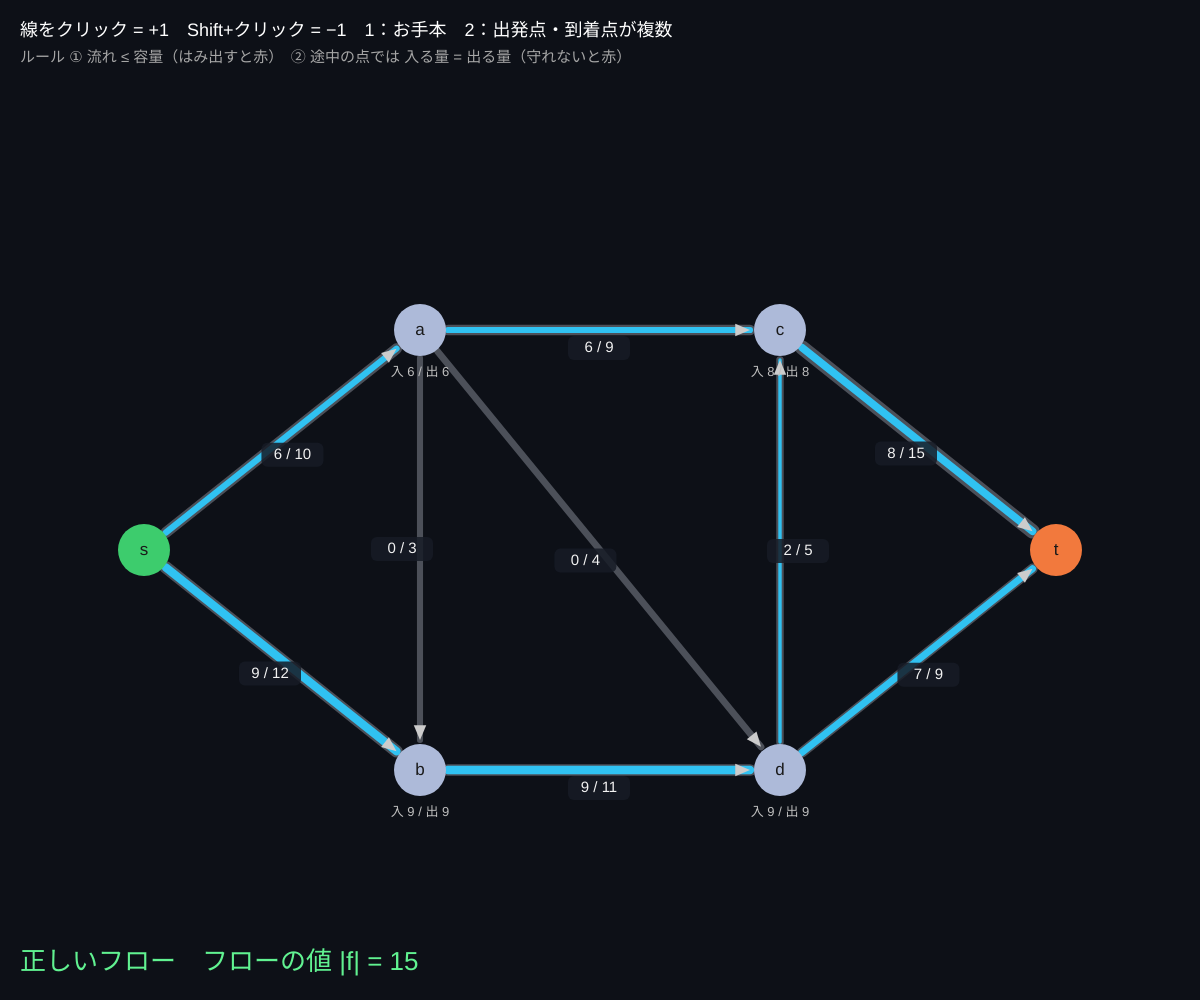
Frame 1 (no input)
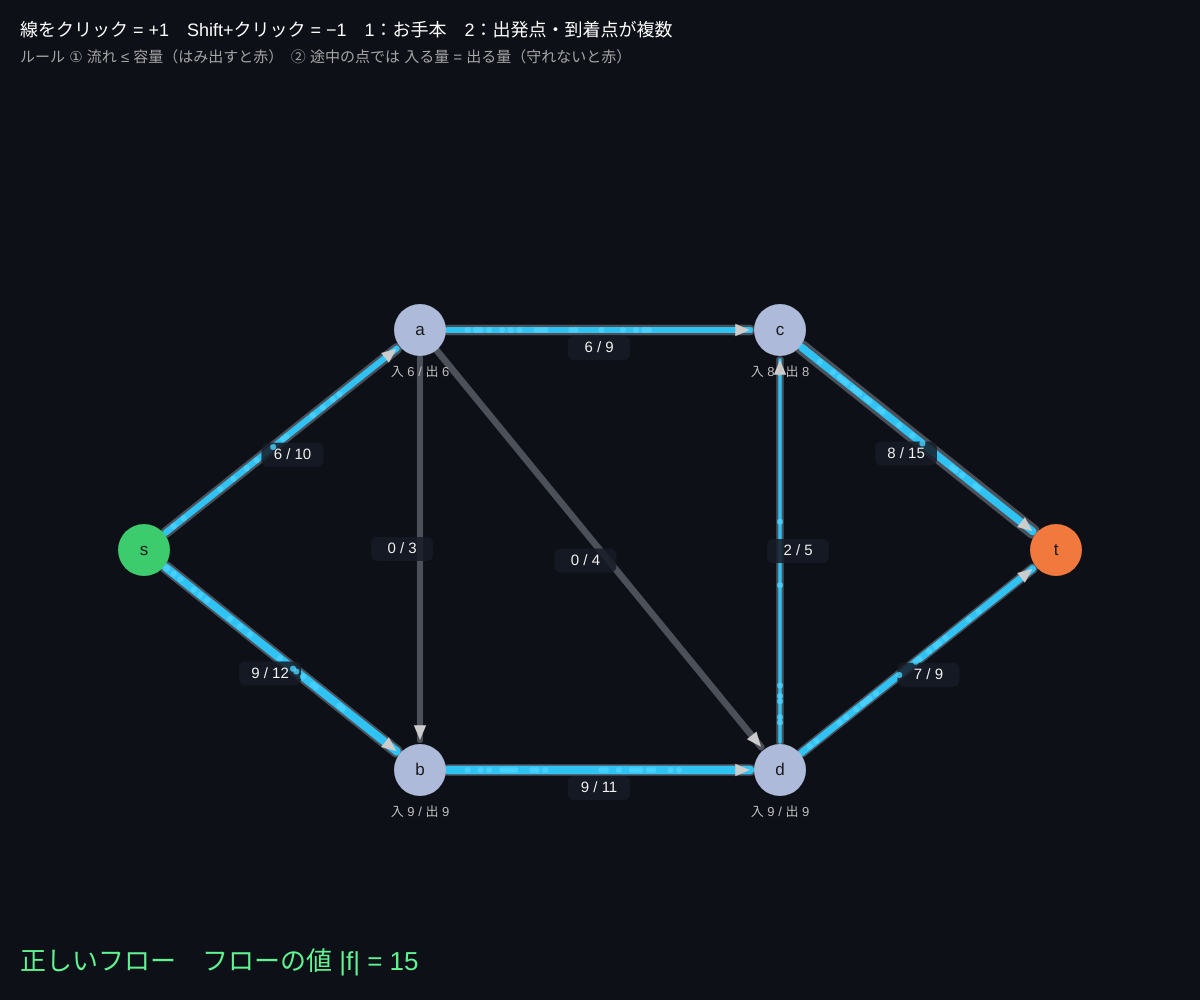
Frame 60 (no input)
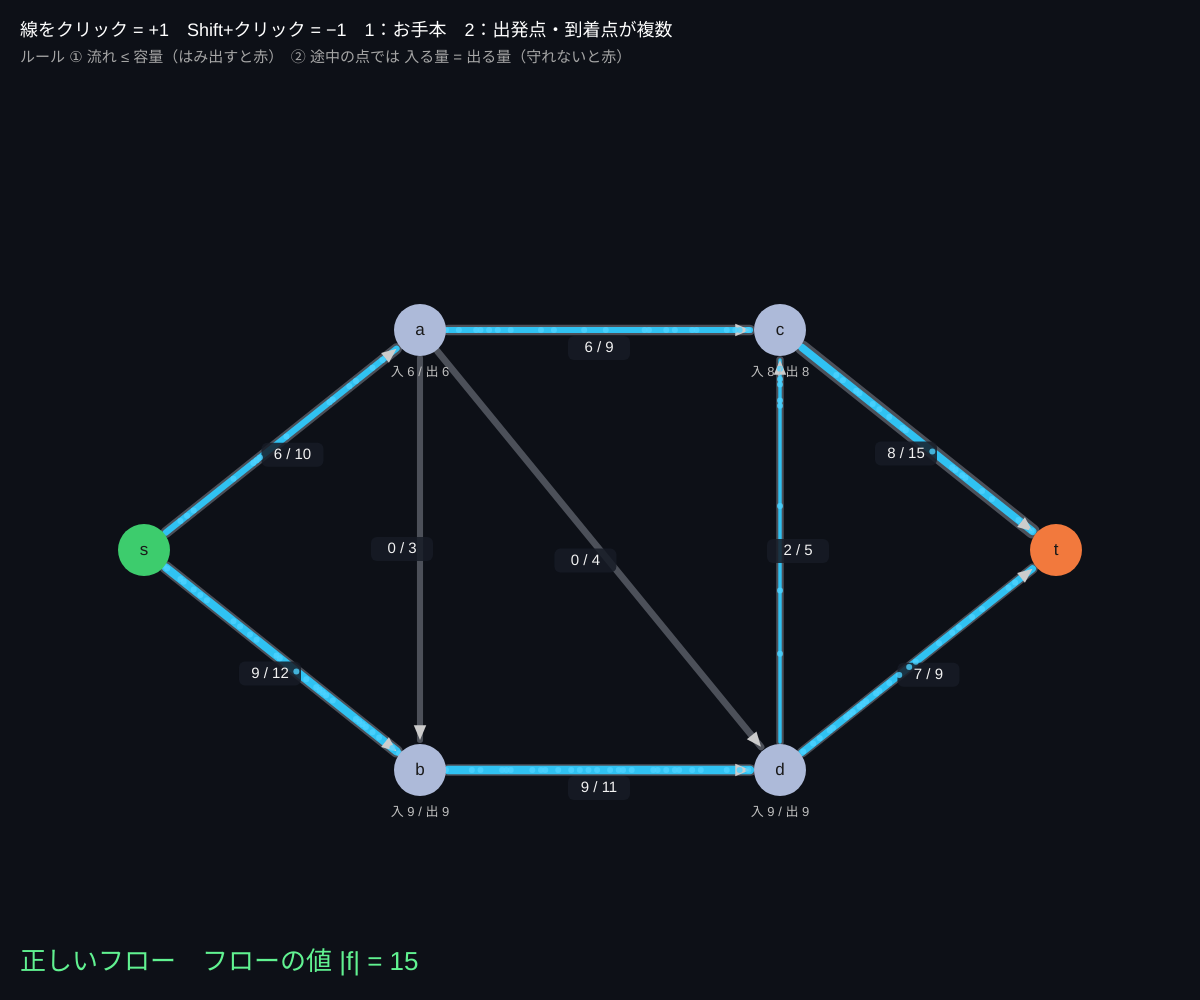
Frame 120 (the mouse pressed at the canvas centre since frame 60)

The p5.js sketch that drew these frames (run headless with seeded random() and noise() and a simulated clock; from frame 60 on, the mouse is pressed at the canvas centre):

// p5.js sketch
// ── sketch.js
// ============================================
// 00 フローネットワーク
// 線 = パイプ。数字は「流れている量 / 容量」。水は s（出発）から t（到着）へ流れる
// 2 つのルールを守れば「フロー」：①容量を超えない ②途中の点では 入る量 = 出る量（フロー保存則）
// 線をクリック = 流れを +1 / Shift + クリック = −1 / 1：お手本 / 2：出発点と到着点が複数 / S：超出発点・超到着点
// ============================================

let nodes = [], edges = [];
let particles = [];
let superMode = false;
let presetNo = 1;

function setup() {
  createCanvas(windowWidth, windowHeight);
  colorMode(HSB, 360, 100, 100, 100);
  preset(1);
}

function P(fx, fy) { return { x: width * fx, y: height * fy }; }

function preset(k) {
  presetNo = k; superMode = false;
  if (k === 1) {
    // お手本のネットワーク（値 15 のフローが流れている）
    nodes = [
      { name: 's', ...P(0.12, 0.55), kind: 'source' },
      { name: 'a', ...P(0.35, 0.33) }, { name: 'b', ...P(0.35, 0.77) },
      { name: 'c', ...P(0.65, 0.33) }, { name: 'd', ...P(0.65, 0.77) },
      { name: 't', ...P(0.88, 0.55), kind: 'sink' },
    ];
    edges = [[0, 1, 10, 6], [0, 2, 12, 9], [1, 2, 3, 0], [1, 3, 9, 6], [1, 4, 4, 0], [2, 4, 11, 9], [4, 3, 5, 2], [3, 5, 15, 8], [4, 5, 9, 7]]
      .map(([u, v, c, f]) => ({ u, v, c, f }));
  } else {
    // 工場が 3 つ（出発点）、倉庫が 2 つ（到着点）
    nodes = [
      { name: 's1', ...P(0.14, 0.3), kind: 'source' }, { name: 's2', ...P(0.14, 0.55), kind: 'source' }, { name: 's3', ...P(0.14, 0.8), kind: 'source' },
      { name: 'a', ...P(0.4, 0.38) }, { name: 'b', ...P(0.4, 0.72) }, { name: 'c', ...P(0.62, 0.55) },
      { name: 't1', ...P(0.84, 0.4), kind: 'sink' }, { name: 't2', ...P(0.84, 0.72), kind: 'sink' },
    ];
    edges = [[0, 3, 6, 0], [1, 3, 4, 0], [1, 4, 5, 0], [2, 4, 7, 0], [3, 5, 6, 0], [4, 5, 5, 0], [3, 6, 4, 0], [5, 6, 5, 0], [5, 7, 6, 0], [4, 7, 4, 0]]
      .map(([u, v, c, f]) => ({ u, v, c, f }));
  }
  particles = [];
}

// S キー：出発点を 1 つにまとめる「超出発点」、到着点をまとめる「超到着点」を足す（容量 ∞）
function toggleSuper() {
  if (presetNo !== 2) return;
  superMode = !superMode;
  if (superMode) {
    nodes.push({ name: 's', ...P(0.04, 0.55), kind: 'super' }, { name: 't', ...P(0.96, 0.56), kind: 'super' });
    let S = nodes.length - 2, T = nodes.length - 1;
    for (let i = 0; i < S; i++) {
      if (nodes[i].kind === 'source') edges.push({ u: S, v: i, c: Infinity, f: 0, sup: true });
      if (nodes[i].kind === 'sink') edges.push({ u: i, v: T, c: Infinity, f: 0, sup: true });
    }
  } else {
    nodes = nodes.filter((n) => n.kind !== 'super');
    edges = edges.filter((e) => !e.sup);
  }
  balanceSuper();
}

// 超出発点・超到着点の線の流れは、つながる点の差し引きで自動的に決まる
function balanceSuper() {
  for (let e of edges) {
    if (!e.sup) continue;
    let i = nodes[e.v].kind === 'source' ? e.v : e.u;
    let out = 0, inn = 0;
    for (let d of edges) if (!d.sup) { if (d.u === i) out += d.f; if (d.v === i) inn += d.f; }
    e.f = max(0, nodes[i].kind === 'source' ? out - inn : inn - out);
  }
}

function balance(i) {
  let inn = 0, out = 0;
  for (let e of edges) {
    if (e.sup) continue; // 超出発点・超到着点の線は数えない（数えると出発点の差し引きが 0 になる）
    if (e.v === i) inn += e.f;
    if (e.u === i) out += e.f;
  }
  return { inn, out };
}

function flowValue() {
  let v = 0;
  for (let i = 0; i < nodes.length; i++) {
    if (nodes[i].kind !== 'source') continue;
    let b = balance(i); v += b.out - b.inn;
  }
  return v;
}

function draw() {
  background(222, 45, 9);
  // パイプ
  for (let e of edges) drawPipe(e);
  // 水の粒：流れの量に比例して生まれる
  for (let e of edges) if (e.f > 0 && random() < min(0.9, e.f * 0.04)) particles.push({ e, t: 0 });
  noStroke();
  for (let p of particles) {
    p.t += 0.012;
    let a = nodes[p.e.u], b = nodes[p.e.v];
    let x = lerp(a.x, b.x, p.t), y = lerp(a.y, b.y, p.t);
    fill(195, 70, 100, 80);
    circle(x, y, 6);
  }
  particles = particles.filter((p) => p.t < 1 && edges.includes(p.e));
  // 点
  let ok = true;
  for (let i = 0; i < nodes.length; i++) {
    let n = nodes[i], b = balance(i);
    let inner = !n.kind;
    let bad = inner && b.inn !== b.out;
    if (bad) ok = false;
    noStroke();
    fill(n.kind === 'source' || (n.kind === 'super' && n.name === 's') ? color(140, 70, 80) : n.kind === 'sink' || n.kind === 'super' ? color(20, 75, 95) : bad ? color(0, 80, 90) : color(222, 20, 85));
    circle(n.x, n.y, 52);
    fill(0, 0, 10);
    textAlign(CENTER, CENTER); textSize(17);
    text(n.name, n.x, n.y);
    if (inner) {
      textSize(13); fill(bad ? color(0, 70, 100) : color(0, 0, 75));
      text('入 ' + b.inn + ' / 出 ' + b.out, n.x, n.y + 42);
    }
  }
  for (let e of edges) if (e.f > e.c) ok = false;
  textAlign(LEFT, BASELINE);
  fill(0, 0, 100); textSize(18);
  text('線をクリック = +1　Shift+クリック = −1　1：お手本　2：出発点・到着点が複数' + (presetNo === 2 ? '　S：超出発点 s・超到着点 t ' + (superMode ? 'を外す' : 'を足す') : ''), 20, 36);
  textSize(15); fill(0, 0, 65);
  text('ルール ① 流れ ≤ 容量（はみ出すと赤）　② 途中の点では 入る量 = 出る量（守れないと赤）', 20, 62);
  textSize(26);
  fill(ok ? color(140, 60, 95) : color(0, 70, 100));
  text((ok ? '正しいフロー　' : 'ルール違反あり　') + 'フローの値 |f| = ' + flowValue(), 20, height - 30);
}

function drawPipe(e) {
  let a = nodes[e.u], b = nodes[e.v];
  let ang = atan2(b.y - a.y, b.x - a.x);
  let x1 = a.x + cos(ang) * 28, y1 = a.y + sin(ang) * 28, x2 = b.x - cos(ang) * 30, y2 = b.y - sin(ang) * 30;
  let full = e.c === Infinity ? 0.3 : e.f / max(1, e.c);
  // 外側 = 容量、内側 = 流れ
  stroke(222, 15, 35); strokeWeight(e.c === Infinity ? 6 : 4 + e.c * 0.7);
  line(x1, y1, x2, y2);
  if (e.f > 0) { stroke(e.f > e.c ? color(0, 80, 100) : color(195, 80, 95)); strokeWeight(2 + e.f * 0.7); line(x1, y1, x2, y2); }
  noStroke(); fill(e.f > e.c ? color(0, 80, 100) : full >= 1 ? color(45, 90, 100) : color(0, 0, 80));
  triangle(x2, y2, x2 - cos(ang - 0.4) * 16, y2 - sin(ang - 0.4) * 16, x2 - cos(ang + 0.4) * 16, y2 - sin(ang + 0.4) * 16);
  let mx = (x1 + x2) / 2 - sin(ang) * 18, my = (y1 + y2) / 2 + cos(ang) * 18;
  fill(222, 40, 15, 85); rectMode(CENTER); rect(mx, my, 62, 24, 6); rectMode(CORNER);
  fill(e.f > e.c ? color(0, 70, 100) : full >= 1 ? color(45, 90, 100) : color(0, 0, 95));
  textAlign(CENTER, CENTER); textSize(15);
  text(e.f + ' / ' + (e.c === Infinity ? '∞' : e.c), mx, my);
}

function segDist(px, py, a, b) {
  let dx = b.x - a.x, dy = b.y - a.y;
  let t = constrain(((px - a.x) * dx + (py - a.y) * dy) / (dx * dx + dy * dy), 0, 1);
  return dist(px, py, a.x + t * dx, a.y + t * dy);
}

function mousePressed() {
  let best = null, bd = 16;
  for (let e of edges) {
    if (e.sup) continue;
    let d = segDist(mouseX, mouseY, nodes[e.u], nodes[e.v]);
    if (d < bd) { bd = d; best = e; }
  }
  if (best) {
    best.f = max(0, best.f + (keyIsDown(SHIFT) ? -1 : 1));
    balanceSuper();
  }
}

function keyPressed() {
  if (key === '1' || key === '2') preset(int(key));
  if (key === 's' || key === 'S') toggleSuper();
  if (key === 'r' || key === 'R') preset(presetNo);
}

// ---------- やってみよう ----------
// 1. お手本で、フローの値を 15 から 21 まで増やせるか？（21 が最大）
// 2. 2 で S を押す。出発点が何個あっても「s から t への 1 つの問題」にできる
// 3. ルール ② を守ったまま、どこか 1 本だけ流れを増やすことはできる？（できない理由を考える）
